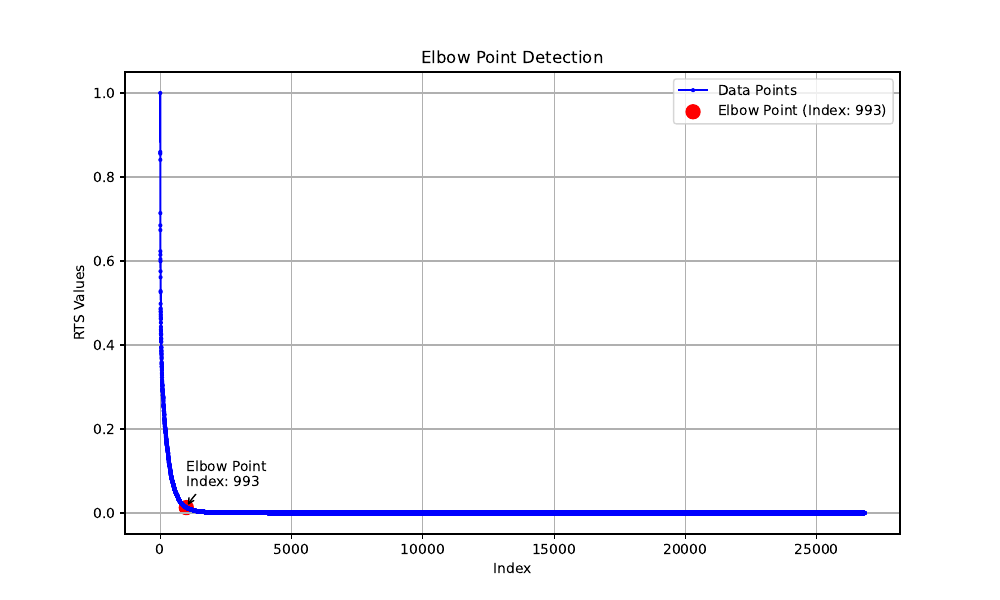

Write Python code to recreate this figure.
#pip install numpy matplotlib pandas

import numpy as np
import numpy.matlib as matlib
import pandas as pd
import matplotlib.pyplot as plt

def find_elbow(input_list):
    # takes a list of values and finds the elbow point (as index)    
    # in reverse order 
    curve = input_list
    nPoints = len(curve)
    allCoord = np.vstack((range(nPoints), curve)).T
    firstPoint = allCoord[0]
    lineVec = allCoord[-1] - allCoord[0]
    lineVecNorm = lineVec / np.sqrt(np.sum(lineVec ** 2))
    vecFromFirst = allCoord - firstPoint
    scalarProduct = np.sum(vecFromFirst * matlib.repmat(lineVecNorm, nPoints, 1), axis=1)
    vecFromFirstParallel = np.outer(scalarProduct, lineVecNorm)
    vecToLine = vecFromFirst - vecFromFirstParallel
    distToLine = np.sqrt(np.sum(vecToLine ** 2, axis=1))
    idxOfBestPoint = np.argmax(distToLine)
    return idxOfBestPoint

filename = 'human_rts_epimap.txt'
data = pd.read_csv(filename, sep='\t', header=None)
values = data[1].values
elbow_index = find_elbow(values)

plt.figure(figsize=(10, 6))
plt.plot(range(len(values)), values, marker='o', linestyle='-', color='b', markersize=2, label='Data Points')
plt.scatter(elbow_index, values[elbow_index], color='r', s=100, label=f'Elbow Point (Index: {elbow_index})')
plt.title('Elbow Point Detection')
plt.xlabel('Index')
plt.ylabel('RTS Values')
plt.legend()
plt.grid(True)
#plt.show()

plt.annotate(f'Elbow Point\nIndex: {elbow_index}',
             xy=(elbow_index, values[elbow_index]),
             xytext=(elbow_index + 5, values[elbow_index] + 0.05),
             arrowprops=dict(facecolor='black', arrowstyle='->', connectionstyle='arc3,rad=0.2'))

plt.savefig('elbow_point_detection.png')
plt.savefig('elbow_point_detection.svg')
plt.savefig('elbow_point_detection.pdf', format='pdf')
